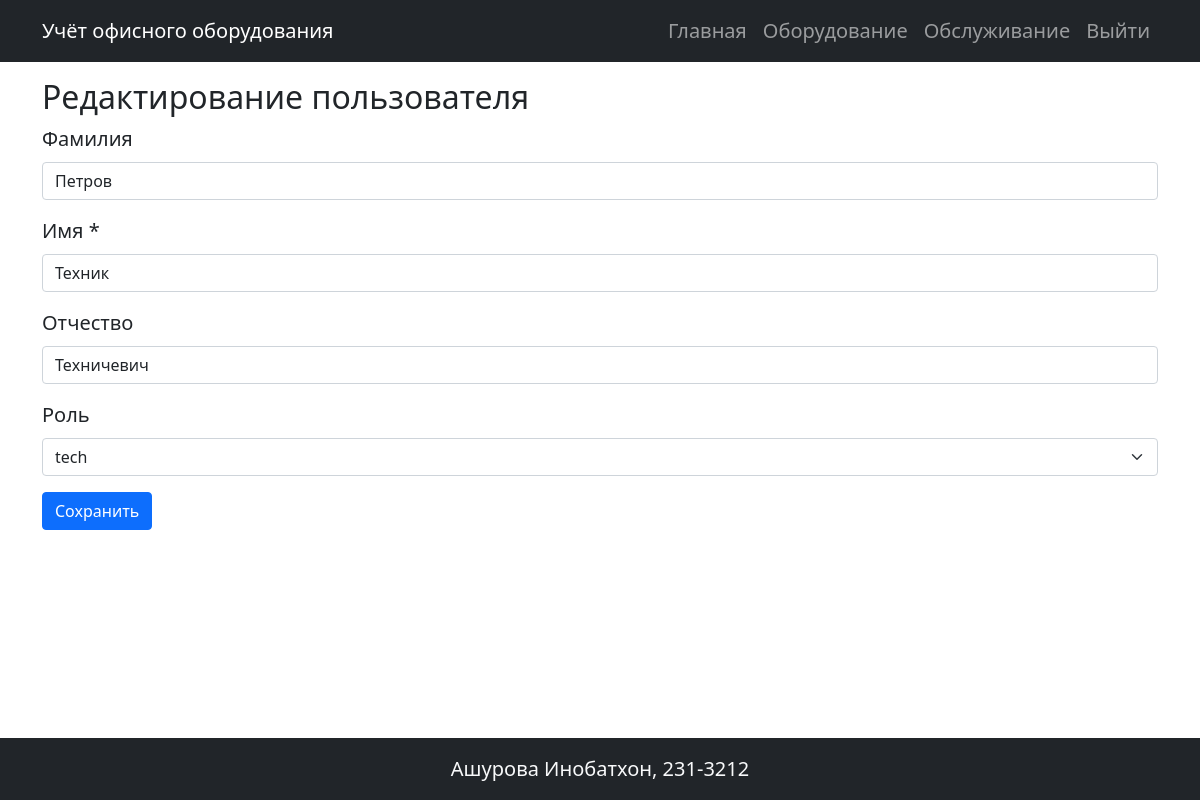
Screenshot of /users/2/edit (signed in) with the database file from the repository.
### models.py (models this page shows, shortened)
class User(db.Model, UserMixin):
    id = db.Column(db.Integer, primary_key=True)
    username = db.Column(db.String(50), unique=True, nullable=False)
    password_hash = db.Column(db.String(128), nullable=False)
    last_name = db.Column(db.String(50))
    first_name = db.Column(db.String(50), nullable=False)
    middle_name = db.Column(db.String(50))
    role_id = db.Column(db.Integer, db.ForeignKey('role.id'))
    role = db.relationship('Role', backref='users')
    created_at = db.Column(db.DateTime, default=datetime.utcnow)

class Role(db.Model):
    id = db.Column(db.Integer, primary_key=True)
    name = db.Column(db.String(50), nullable=False)
    description = db.Column(db.String(200))

### app.py (the view, shortened to what this page needs)
@app.route('/users/<int:id>/edit', methods=['GET', 'POST'])
@login_required
def edit_user(id):
    user = User.query.get_or_404(id)
    if current_user.role.name != 'admin' and current_user.id != id:
        flash('Недостаточно прав', 'danger')
        return redirect(url_for('index'))
    roles = Role.query.all()
    return render_template('edit_user.html', user=user, roles=roles)

### app.py (called while the page is built)
@login_manager.user_loader
def load_user(user_id):
    return User.query.get(int(user_id))

### templates/edit_user.html
{% extends "base.html" %}
{% from "_macros.html" import render_user_form %}
{% block content %}
<h2>Редактирование пользователя</h2>
<form method="POST">
    {{ render_user_form(user, roles, is_edit=True, current_user=current_user) }}
</form>
{% endblock %}

### templates/_macros.html (shortened to what this page needs)
{% macro render_user_form(user, roles, is_edit=False, current_user=None) %}
    <div class="mb-3">
        <label for="last_name" class="form-label">Фамилия</label>
        <input type="text" class="form-control" id="last_name" name="last_name" value="{{ user.last_name if user else '' }}">
    </div>
    <div class="mb-3">
        <label for="first_name" class="form-label">Имя *</label>
        <input type="text" class="form-control" id="first_name" name="first_name" value="{{ user.first_name if user else '' }}" required>
    </div>
    <div class="mb-3">
        <label for="middle_name" class="form-label">Отчество</label>
        <input type="text" class="form-control" id="middle_name" name="middle_name" value="{{ user.middle_name if user else '' }}">
    </div>
    <div class="mb-3">
        <label for="role_id" class="form-label">Роль</label>
        {% if current_user and current_user.role.name == 'admin' %}
            <select class="form-select" id="role_id" name="role_id">
                {% for role in roles %}
                    <option value="{{ role.id }}" {% if user and user.role_id == role.id %}selected{% endif %}>
                        {{ role.name }}
                    </option>
                {% endfor %}
            </select>
        {% else %}
            <input type="text" class="form-control"
                   value="{{ user.role.name if user.role else 'Нет роли' }}"
                   disabled>
            <input type="hidden" name="role_id" value="{{ user.role_id }}">
        {% endif %}
    </div>
    <button type="submit" class="btn btn-primary">Сохранить</button>
{% endmacro %}

### static/styles.css (style rules this page uses)
body { font-size: 1.25rem; display: grid; grid-template-rows: auto 1fr auto; height: 100vh; margin: 0; }

### rows the page displays
User: last_name "Петров", first_name "Техник", middle_name "Техничевич", role_id "tech"
